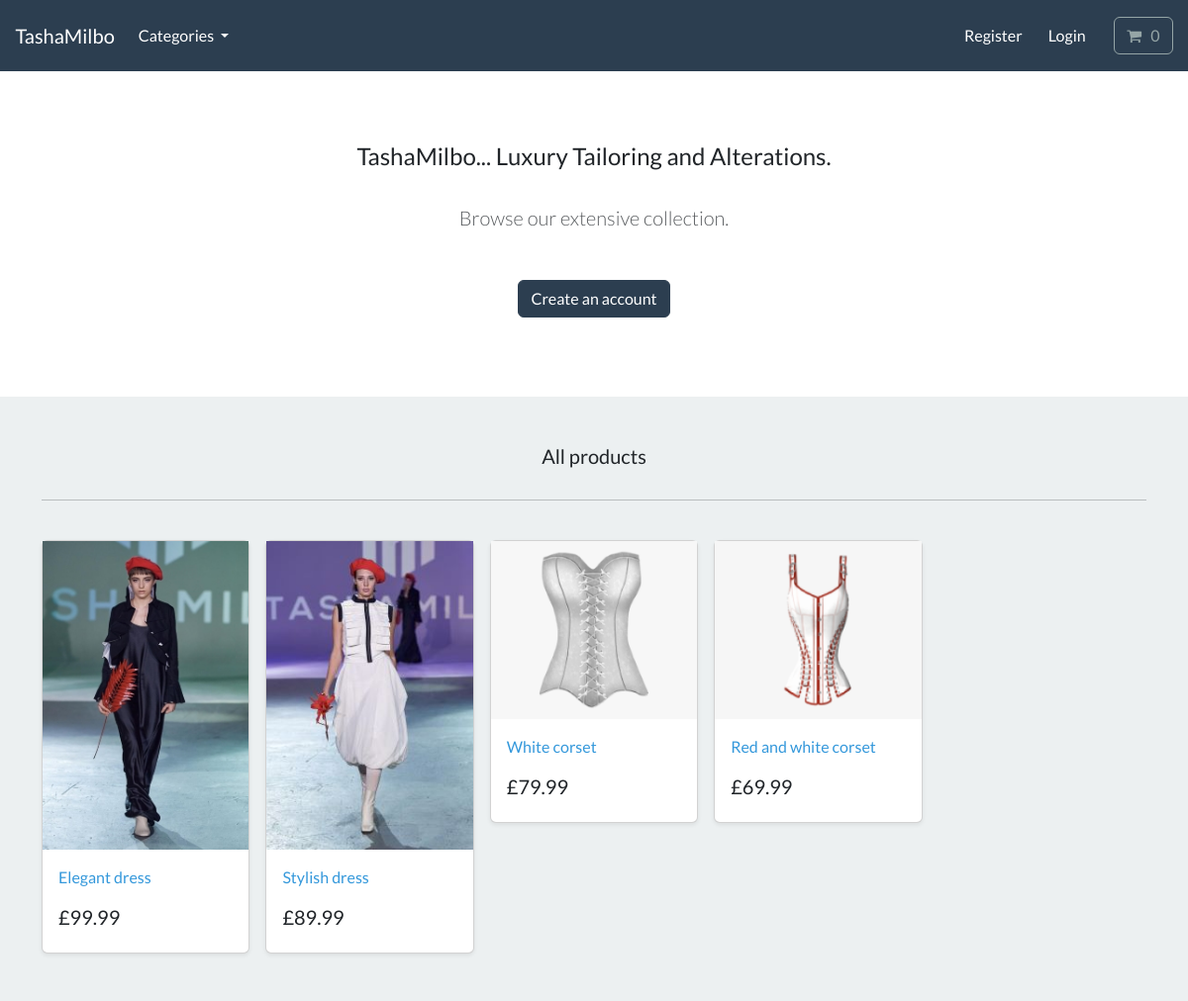
The page / on the database its author committed.
### store/models.py (models this page shows, shortened)
class Product(models.Model):
    category = models.ForeignKey(Category, related_name='product', on_delete=models.CASCADE, null=True)
    title = models.CharField(max_length=250, db_index=True)
    brand = models.CharField(max_length=250, default='un-branded')
    description = models.TextField(blank=True)
    slug = models.SlugField(max_length=255)
    price = models.DecimalField(max_digits=4, decimal_places=2)
    image = models.ImageField(upload_to='images/')
    class Meta:
        verbose_name_plural = 'products'
    def get_absolute_url(self):
        return reverse('product-info', args=[self.slug])

### store/views.py (the view)
# urls.py: path('', include('store.urls')),
def store(request):
    all_products = Product.objects.all()
    context = {'my_products': all_products}
    return render(request, 'store/store.html', context)

### cart/cart.py (called while the page is built)
    def __len__(self):
        return sum(item['qty'] for item in self.cart.values())

### cart/context_processors.py (called while the page is built)
def cart(request):
    return {'cart': Cart(request)}

### store/models.py (called while the page is built)
    def get_absolute_url(self):
        return reverse('list-category', args=[self.slug])

### store/views.py (called while the page is built)
def categories(request):
    all_categories = Category.objects.all()
    return {'all_categories': all_categories}

### store/templates/store/store.html
{% extends "./base.html" %}
{% load static %}
{% block content %}
    <section class="py-4 text-center container">
        <div class="row py-lg-5">
            <div class="col-lg-6 col-md-8 mx-auto">
                <h4> TashaMilbo... Luxury Tailoring and Alterations. </h4>
                <br>
                <p class="lead text-muted">
                Browse our extensive collection.
                </p>
                <br>
                <a href="#" class="btn btn-primary my-2"> Create an account </a>
            </div>
        </div>
    </section>
   <div class="album py-5 bg-light">
    <div class="container">
      <div class="pb-3 h5 text-center" > All products </div>
      <hr>
      <br>
      <div class="row row-cols-1 row-cols-sm-2 row-cols-md-5 g-3">
        {% for product in my_products %}
        <div class="col">
          <div class="card shadow-sm">
            <img class="img-fluid" alt="Responsive image" src="{{product.image.url}}">
            <div class="card-body">
              <p class="card-text">
                <a class="text-info text-decoration-none" href="{{ product.get_absolute_url }}">{{product.title | capfirst}}</a>
              </p>
              <div class="d-flex justify-content-between align-items-center">
                <h5> £{{product.price}} </h5>
              </div>
            </div>
          </div>
        </div>
        {% endfor %}
      </div>
    </div>
  </div>
{% endblock %}

### rows shown on the page
Product: image (picture), title "Elegant dress", price "99.99"
Product: image (picture), title "Stylish dress", price "89.99"
Product: image (picture), title "White corset", price "79.99"
Product: image (picture), title "Red and white corset", price "69.99"
